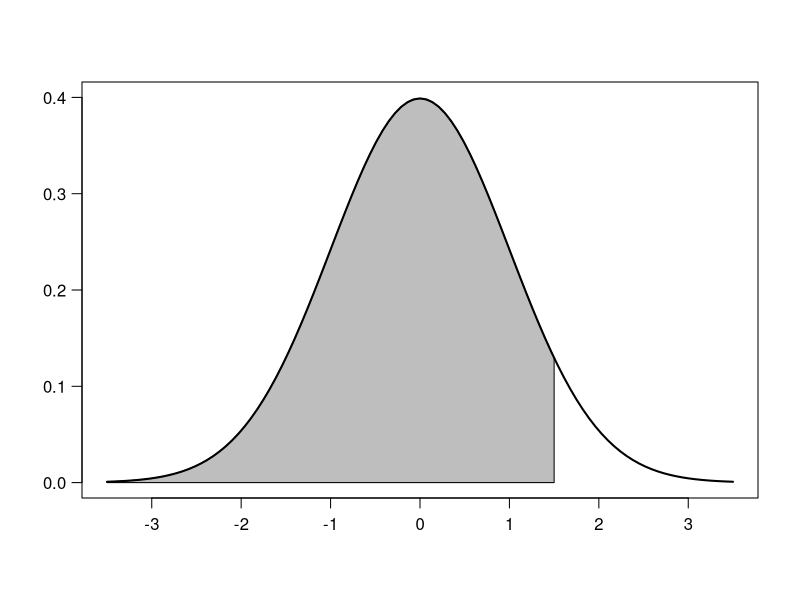

Write R code to recreate this figure.
x = seq(-3.5, 1.5, by=0.1)
y = dnorm(x)
par(las=1)
par(mgp=c(2,0.8,0))
plot(NULL, xlim=c(-3.5,3.5), ylim=c(0,0.4), xlab="", ylab="")
polygon(c(x,rev(x)), c(rep(0,51),rev(y)), col="gray")
curve(dnorm, lwd=2, add=TRUE)
